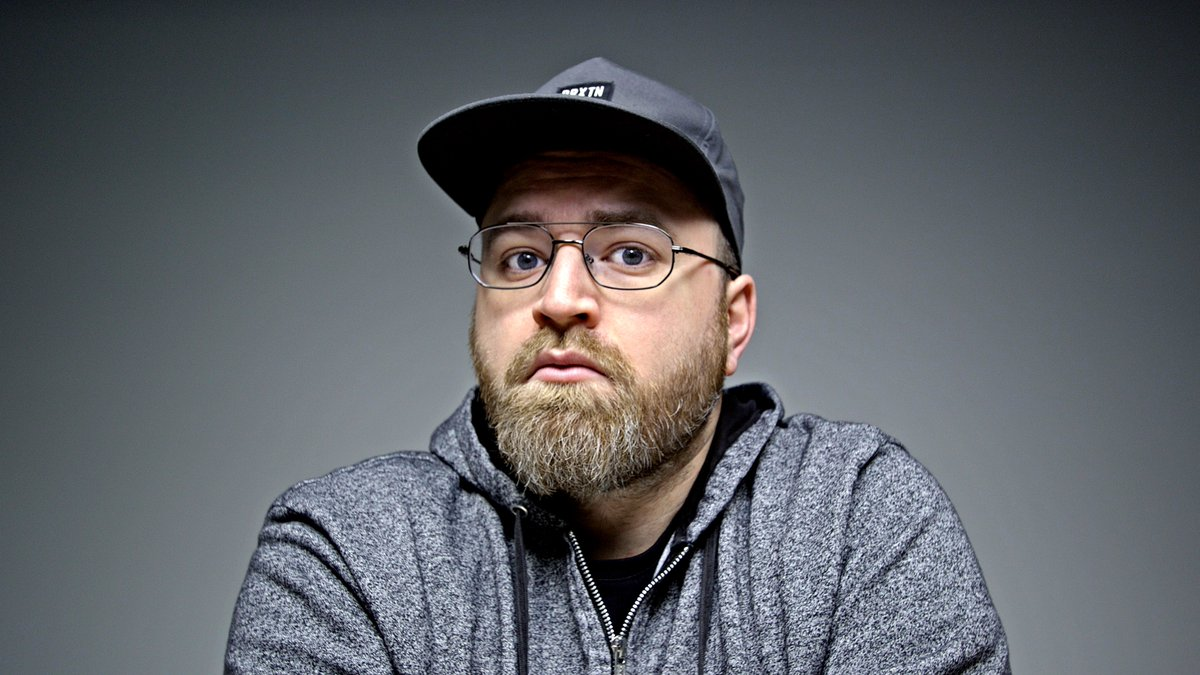
#> input picture Lewis.jpg, 1200 x 675 px
$ python Entropy-AverageKernelSize.py
#> lines starting #> are read from the running program, lines starting #| are printed output that depends on the picture
import PIL
import cv2
import numpy as np
import math
from matplotlib import pyplot as plt
from PIL import Image
import glob


def Filter(img, k):
#> called with img = 'Lewis.jpg', k = 3
    im = cv2.imread(img)
#> im is the input picture: shape (675, 1200, 3); mean B, G, R 102.7, 97.6, 94.5
    kernel = np.ones((k, k), np.float32) / pow(k,2)
    dst = cv2.filter2D(im, -1, kernel)
    return dst

def Entropy(dst):
    im = Image.fromarray(dst)

    rgbhistogram = im.histogram()
#> rgbhistogram = 768 values, max 15110 at index 256, min 0 at index 255, mean 3164.1
    for rgb in range(3):
        totalPixels = sum(rgbhistogram[rgb * 256 : (rgb + 1) * 256])
        ent = 0.0
    for col in range(rgb * 256, (rgb + 1) * 256):
        freq = float(rgbhistogram[col]) / totalPixels
#> this loop made 256 passes
#> freq on passes 1 to 3: 0.0145, 0.00936, 0.00495
    if freq > 0:
        ent = ent + freq * math.log(freq, 2)
#> ent = -0.0132
        ent = - ent
#> ent = 0.0132
        return ent
    return -1

if  __name__ == "__main__":
    # INput image
    imname = 'Lewis.jpg'
    arrx = []
    arry = []

    for w in range(3, 15, 2):
        filtered = Filter(imname, w)
        ent = Entropy(filtered)
#> ent = 0.0132
        if ent!= -1:
            arrx.append(w)
            arry.append(ent)

    print(arrx)
    print(arry)
    plt.plot(arry)
    plt.ylabel('Entropy')
    plt.show()
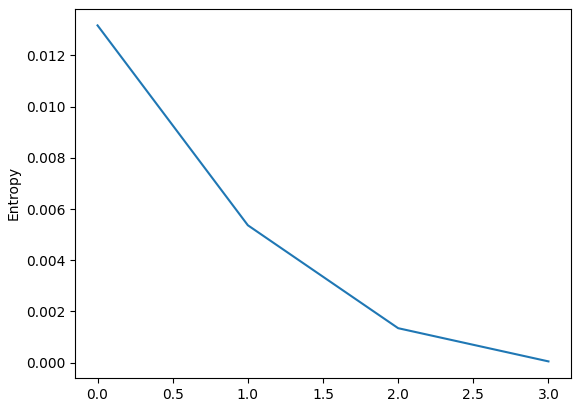
#> figure drawn by matplotlib, 1 panel
